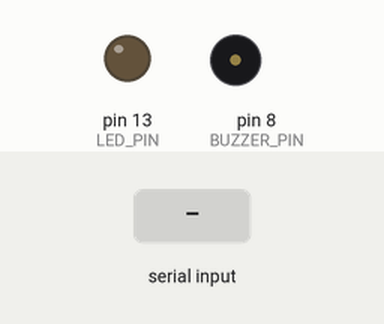
This sketch was run on a simulated Arduino Uno, built with avr-gcc and run on an emulated ATmega328P. Shown: output pins drawn as LEDs (lit = HIGH), buzzer (waves = sounding, pin HIGH). The inputs (shaded band) are chosen by the test bench.

Above: at 1.2 s.
1.3 s: "1" received over Serial
At 2.0 s:
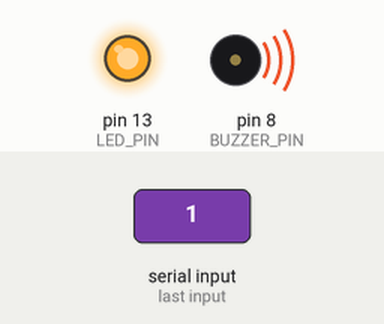
2.8 s: "0" received over Serial
At 3.1 s:
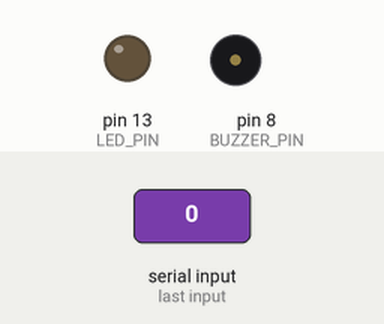
Timing chart, 0 to 5.8 s (numbered marks = the images above; inputs shaded):
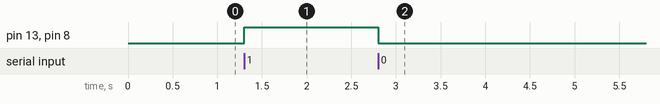

The sketch:

drowsiness_alert.ino
```cpp
/*
  drowsiness_alert.ino

  Listens on serial for '1' (trigger alert) or '0' (clear alert) sent
  from the Python inference pipeline (see src/iot_alert.py) and drives
  a buzzer + LED accordingly.
*/

const int BUZZER_PIN = 8;
const int LED_PIN = 13;

void setup() {
  pinMode(BUZZER_PIN, OUTPUT);
  pinMode(LED_PIN, OUTPUT);
  digitalWrite(BUZZER_PIN, LOW);
  digitalWrite(LED_PIN, LOW);
  Serial.begin(9600);
}

void loop() {
  if (Serial.available() > 0) {
    char command = Serial.read();

    if (command == '1') {
      digitalWrite(BUZZER_PIN, HIGH);
      digitalWrite(LED_PIN, HIGH);
    } else if (command == '0') {
      digitalWrite(BUZZER_PIN, LOW);
      digitalWrite(LED_PIN, LOW);
    }
  }
}
```

Measured:
- after the input at 1.3 s, pin 13 (LED_PIN), pin 8 (BUZZER_PIN): LOW → HIGH at once
- after the input at 2.8 s, pin 13 (LED_PIN), pin 8 (BUZZER_PIN): HIGH → LOW at once
